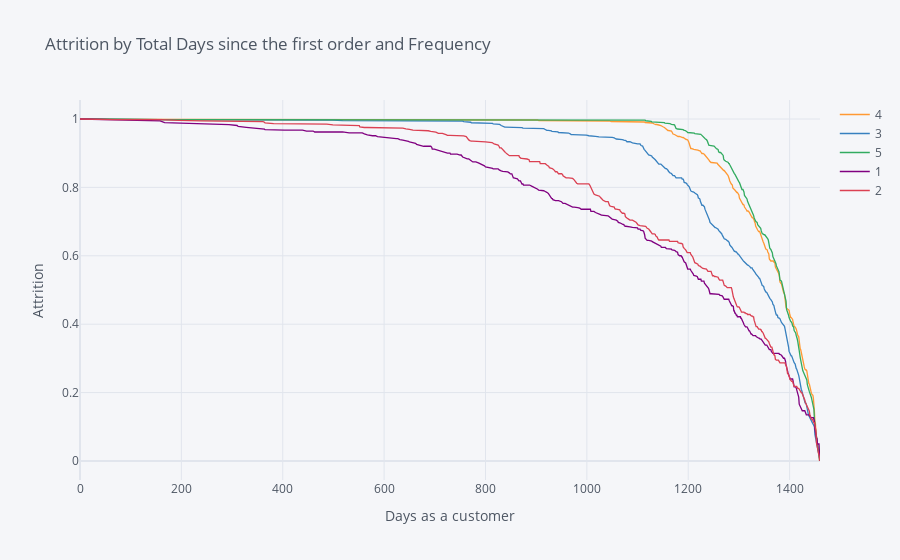

Notebook code for this chart:
### Markdown cell above
The following graph shows that the more often customer order, the longer they stay a customer.

### Code cell
rates=survival(df_gr_ID, 'Frequency_qcut', 'Days_as_customer', 'Attrition')
rates.iplot(kind='line', xTitle='Days as a customer', yTitle='Attrition',title='Attrition by Total Days since the first order and Frequency')

### Figure 1 — Plotly figure (JSON) as saved in the notebook; plotly's stock layout.template omitted (floating-point values rounded to 4 significant figures; data arrays with more than 128 entries replaced by an {"elided": "..."} marker saying what was removed)
{"data": [{"line": {"color": "rgba(255, 153, 51, 1.0)", "dash": "solid", "shape": "linear", "width": 1.3}, "mode": "lines", "name": "4", "text": "", "type": "scatter", "x": {"elided": "504 int values"}, "y": {"elided": "504 mixed values"}}, {"line": {"color": "rgba(55, 128, 191, 1.0)", "dash": "solid", "shape": "linear", "width": 1.3}, "mode": "lines", "name": "3", "text": "", "type": "scatter", "x": {"elided": "504 int values"}, "y": {"elided": "504 mixed values"}}, {"line": {"color": "rgba(50, 171, 96, 1.0)", "dash": "solid", "shape": "linear", "width": 1.3}, "mode": "lines", "name": "5", "text": "", "type": "scatter", "x": {"elided": "504 int values"}, "y": {"elided": "504 float values"}}, {"line": {"color": "rgba(128, 0, 128, 1.0)", "dash": "solid", "shape": "linear", "width": 1.3}, "mode": "lines", "name": "1", "text": "", "type": "scatter", "x": {"elided": "504 int values"}, "y": {"elided": "504 float values"}}, {"line": {"color": "rgba(219, 64, 82, 1.0)", "dash": "solid", "shape": "linear", "width": 1.3}, "mode": "lines", "name": "2", "text": "", "type": "scatter", "x": {"elided": "504 int values"}, "y": {"elided": "504 float values"}}], "layout": {"legend": {"bgcolor": "#F5F6F9", "font": {"color": "#4D5663"}}, "paper_bgcolor": "#F5F6F9", "plot_bgcolor": "#F5F6F9", "title": {"font": {"color": "#4D5663"}, "text": "Attrition by Total Days since the first order and Frequency"}, "xaxis": {"gridcolor": "#E1E5ED", "showgrid": true, "tickfont": {"color": "#4D5663"}, "title": {"font": {"color": "#4D5663"}, "text": "Days as a customer"}, "zerolinecolor": "#E1E5ED"}, "yaxis": {"gridcolor": "#E1E5ED", "showgrid": true, "tickfont": {"color": "#4D5663"}, "title": {"font": {"color": "#4D5663"}, "text": "Attrition"}, "zerolinecolor": "#E1E5ED"}}}
